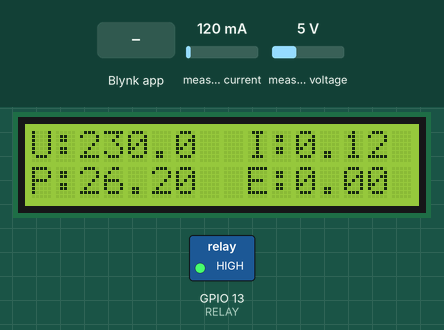
This sketch was run on a simulated ESP8266 (NodeMCU). On the bench: 16×2 character LCD, switched loads named in the sketch (green lamp = pin HIGH). Inputs (shaded band) come from the test bench; at power-on: measured current 120 mA, measured voltage 5 V. WiFi joins after 1.5 s; servers stay silent unless stated; what the sketch prints to the serial monitor is not drawn.

Above: at 8.1 s.
8.2 s: Blynk app writes 1 to V4
At 9.8 s:
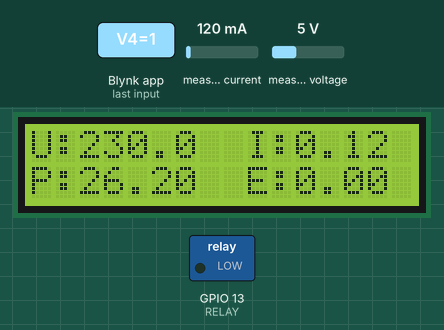
10.5 s: measured current set to 40 mA
At 12.4 s:
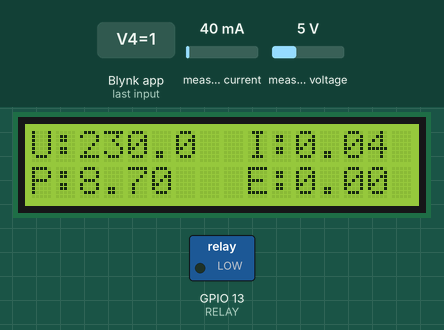
12.7 s: measured voltage set to 0.3 V
At 14.0 s:
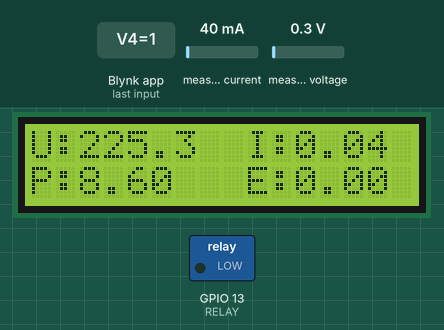
14.8 s: measured current set to 500 mA
At 16.6 s:
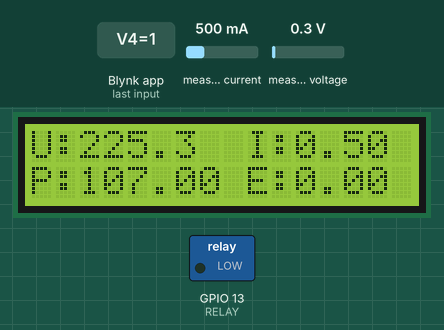
16.9 s: measured voltage set to 3.8 V
At 18.4 s:
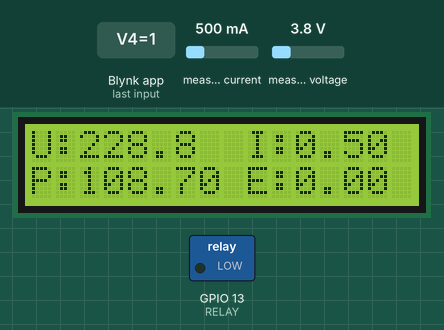
19.0 s: Blynk app writes 0 to V4
At 19.9 s:
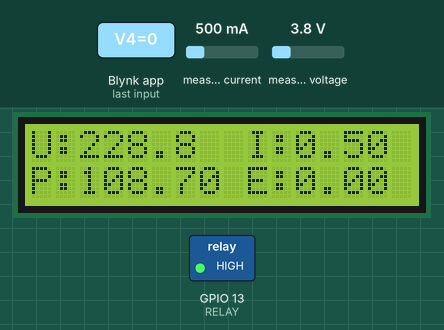
Timing chart, 0 to 22.0 s (numbered marks = the images above; inputs shaded):
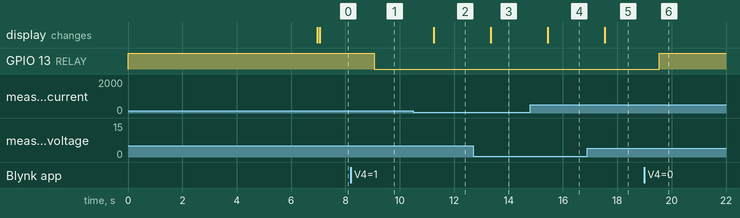

Measured:
- after the input at 8.2 s, GPIO 13 (RELAY): HIGH → LOW after 0.86 s
- after the input at 10.5 s, the display: changes after 0.75 s (image 2)
- after the input at 12.7 s, the display: changes after 0.65 s (image 3)
- after the input at 14.8 s, the display: changes after 0.65 s (image 4)
- after the input at 16.9 s, the display: changes after 0.65 s (image 5)
- after the input at 19.0 s, GPIO 13 (RELAY): LOW → HIGH after 0.55 s

The sketch:

PZEMSoftwareSerial.ino
```cpp
#define BLYNK_TEMPLATE_ID "TMPL6gFicPlha"
#define BLYNK_TEMPLATE_NAME "CONG TO DIEN 3"
#define BLYNK_AUTH_TOKEN "NXnS7ZW3mVTTGY5pwOINpCOrUFdENHJa"

#define BLYNK_PRINT Serial
#include <BlynkSimpleEsp8266.h>
#include <WiFiClient.h>
#include <ESP8266WebServer.h>
#include <ESP8266WiFi.h>
#include <WiFiManager.h>
#include <SPI.h>
#include <Wire.h>
#include <PZEM004Tv30.h>
#include <SoftwareSerial.h>
#define SW_PIN 0
unsigned long TimeCount=0;
unsigned long timeReadPzem = millis();
#define DIENAP   V0
#define DONGDIEN V1
#define CONGSUAT V2
#define DIENNANG V3
#define CONTROL  V4
#define RELAY    13
char blynk_token[] = BLYNK_AUTH_TOKEN;
BlynkTimer timer;
byte RLStatus=0;
#include <LiquidCrystal_I2C.h>
LiquidCrystal_I2C lcd(0x27,16,2);
#if defined(ESP32)
    #error "Software Serial is not supported on the ESP32"
#endif

/*
 * Pin 12 Rx (Connects to the Tx pin on the PZEM)
 * Pin 13 Tx (Connects to the Rx pin on the PZEM)
*/
#if !defined(PZEM_RX_PIN) && !defined(PZEM_TX_PIN)
#define PZEM_RX_PIN 12
#define PZEM_TX_PIN 14
#endif
SoftwareSerial pzemSWSerial(PZEM_RX_PIN, PZEM_TX_PIN);
PZEM004Tv30 pzem(pzemSWSerial);

void controlON()
{
  digitalWrite(RELAY,LOW);
  RLStatus=1;
}
void controlOFF()
{
  digitalWrite(RELAY,HIGH);
  RLStatus=1;
}
void setup() {
    Serial.begin(115200);
    pinMode(RELAY,OUTPUT);
    controlOFF();
    connect();
    lcd.init();
    lcd.backlight();
    lcd.setCursor(3,0);
    lcd.print("WELCOME!");
    lcd.setCursor(1,1);
    lcd.print("INITIALIZATION");
    lcd.init();
}

void loop() {
    Blynk.run();

    Serial.print("Custom Address:");
    Serial.println(pzem.readAddress(), HEX);

    // Doc gia tri cam bien
    float voltage = pzem.voltage();
    float current = pzem.current();
    float power = pzem.power();
    float energy = pzem.energy();
    float frequency = pzem.frequency();
    float pf = pzem.pf();

    // kiem tra cam bien
    if(isnan(voltage)){
        Serial.println("Error reading voltage");
    } else if (isnan(current)) {
        Serial.println("Error reading current");
    } else if (isnan(power)) {
        Serial.println("Error reading power");
    } else if (isnan(energy)) {
        Serial.println("Error reading energy");
    } else if (isnan(frequency)) {
        Serial.println("Error reading frequency");
    } else if (isnan(pf)) {
        Serial.println("Error reading power factor");
    } else {

        // in ra serial monitor
        Serial.print("Voltage: ");      Serial.print(voltage);      Serial.println("V");
        Serial.print("Current: ");      Serial.print(current);      Serial.println("A");
        Serial.print("Power: ");        Serial.print(power);        Serial.println("W");
        Serial.print("Energy: ");       Serial.print(energy,3);     Serial.println("kWh");
        Serial.print("Frequency: ");    Serial.print(frequency, 1); Serial.println("Hz");
        Serial.print("PF: ");           Serial.println(pf);

        Blynk.virtualWrite(DIENAP,voltage);
        Blynk.virtualWrite(DONGDIEN,current);
        Blynk.virtualWrite(CONGSUAT,power);
        Blynk.virtualWrite(DIENNANG,energy);

    }
    lcd.clear();

    lcd.setCursor(0,0);
    lcd.print("U:");
    lcd.print(voltage,1);

    lcd.setCursor(9,0);
    lcd.print("I:");
    lcd.print(current,2);

    lcd.setCursor(0,1);
    lcd.print("P:");
    lcd.print(power,2);

    lcd.setCursor(9,1);
    lcd.print("E:");
    lcd.print(energy,2);
    timeReadPzem = millis();
    Serial.println();
    delay(2000);
}
 void connect()
 {
  WiFiManager wifiManager;// Khởi tạo đối tượng cho WiFiManager
  Serial.println("Delete old wifi? Press Flash button within 3 second");
  for(int i=3;i>0;i--)
  {
    Serial.print(String(i)+" ");
    delay(1000);
      }
  if(digitalRead(SW_PIN)==LOW)// press button
  {
   Serial.println();
   Serial.println("Reset wifi config!");
   wifiManager.resetSettings();
  }
    WiFiManagerParameter custom_blynk_token("Blynk", "blynk token", blynk_token, 34);
    wifiManager.addParameter(&custom_blynk_token);
    wifiManager.autoConnect("ESP8266_PZEM004T","12345678");// tai khoan, mat khau wifi esp8266 phat ra
    //wifiManager.autoConnect();// use this to display host as ESP name + CHIPID
    // if can go next mean already connected wifi
    Serial.println("YOU ARE CONNECTED TO WIFI");
    Serial.println(custom_blynk_token.getValue());
    Blynk.config(custom_blynk_token.getValue());
    if (WiFi.status() == WL_CONNECTED)
  {
   Serial.println("WIFI CONNECTED SUCCESSFULLY! NOW TRY TO CONNECT BLYNK...");
   delay(1000);
   Blynk.connect(3333); // try to connect to Blynk with time out 10 second
   if(Blynk.connected())
   {
    Serial.println("BLYNK CONNECTED! System ready");

    delay(1000);
   }
   else
   {
    Serial.println(" BLYNK Not connect. warning!");
    delay(1000);
   }
  }
  else
  {
    Serial.println("WIFI Not connect. warning!");
    delay(1000);
  }
}

BLYNK_CONNECTED() {
  Blynk.syncAll();
}

BLYNK_WRITE(V4)
{
  int pinValue = param.asInt();
  if(pinValue==1)
  {
    controlON();
  }
  else
  {
    controlOFF();
  }
  TimeCount=millis();
}
```
